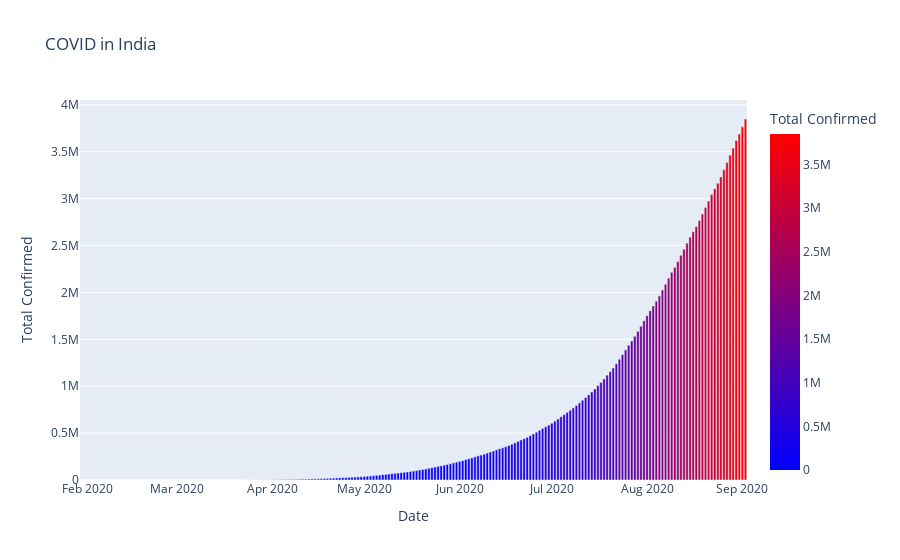

The notebook cell saved with this chart:
### Code cell
fig = px.bar(df_time_series, x="Date", y="Total Confirmed", color="Total Confirmed", title="COVID in India",color_continuous_scale='Bluered')
fig.show()

### Figure 1 — Plotly figure (JSON) as saved in the notebook; plotly's stock layout.template omitted (floating-point values rounded to 4 significant figures; data arrays with more than 128 entries replaced by an {"elided": "..."} marker saying what was removed)
{"data": [{"alignmentgroup": "True", "hovertemplate": "Date=%{x}<br>Total Confirmed=%{marker.color}<extra></extra>", "legendgroup": "", "marker": {"color": {"elided": "217 int values"}, "coloraxis": "coloraxis"}, "name": "", "offsetgroup": "", "orientation": "v", "showlegend": false, "textposition": "auto", "type": "bar", "x": {"elided": "217 str values"}, "xaxis": "x", "y": {"elided": "217 int values"}, "yaxis": "y"}], "layout": {"barmode": "relative", "coloraxis": {"colorbar": {"title": {"text": "Total Confirmed"}}, "colorscale": [[0, "rgb(0,0,255)"], [1, "rgb(255,0,0)"]]}, "legend": {"tracegroupgap": 0}, "title": {"text": "COVID in India"}, "xaxis": {"anchor": "y", "domain": [0, 1], "title": {"text": "Date"}}, "yaxis": {"anchor": "x", "domain": [0, 1], "title": {"text": "Total Confirmed"}}}}
